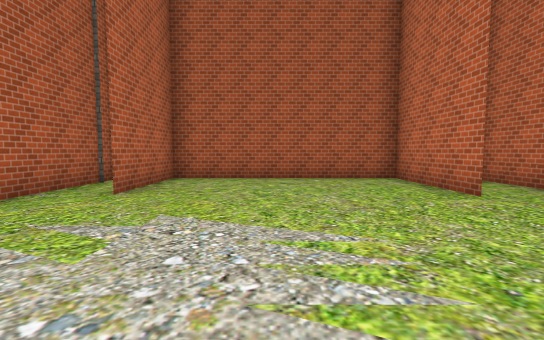
View 1 (above)

16 first-person views from a walk through a Unity game level. The camera is 1.5 m above the floor, tilts 4° down and sees 90° across. The floor is counted in squares, 2 m on a side. Each view is taken from the middle of a square. On the plan, view 1 faces up. The plan holds only what a view shows up to about 10 squares ahead; the rest is blank. The place goes on beyond the plan. Some surface patterns are stand-ins.

View 2
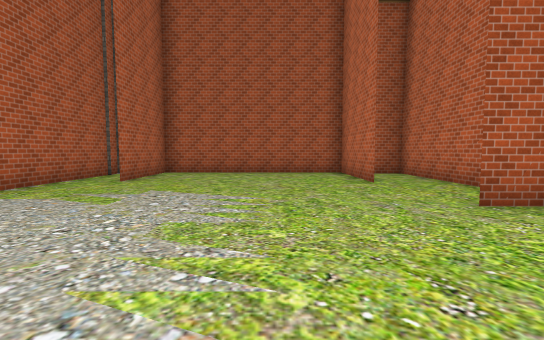

View 3
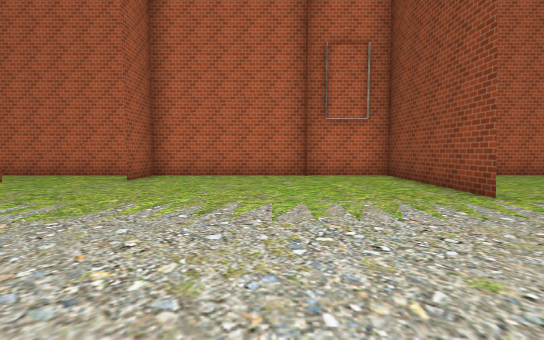

View 4
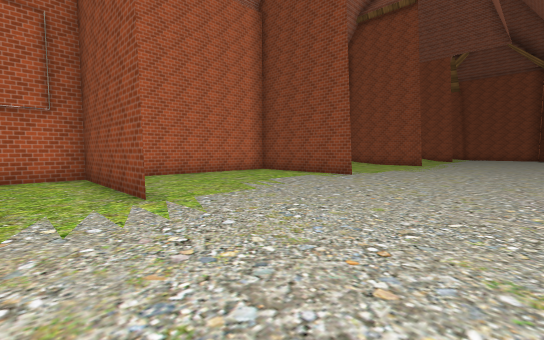

View 5
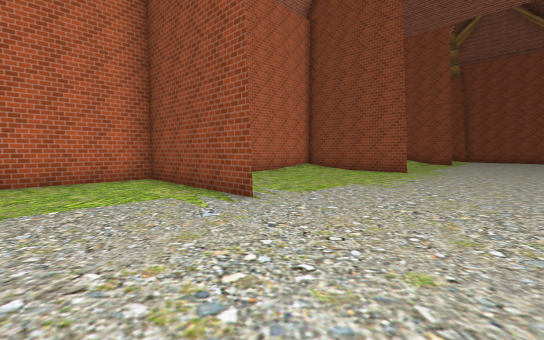

View 6
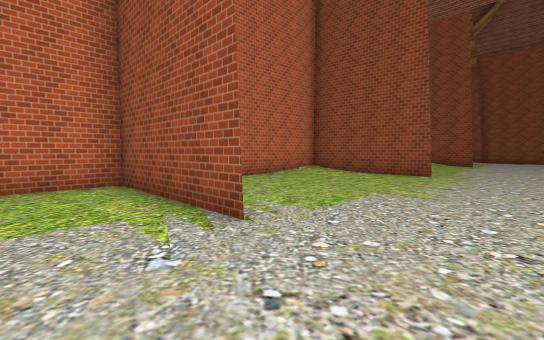

View 7
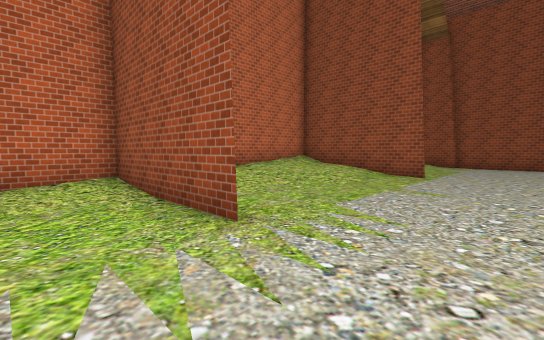

View 8
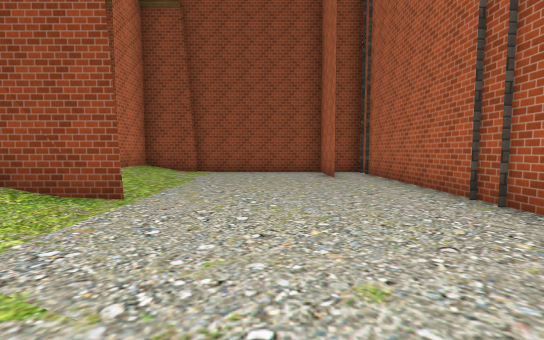

View 9
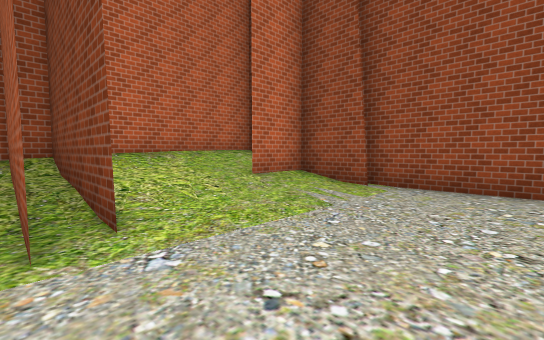

View 10
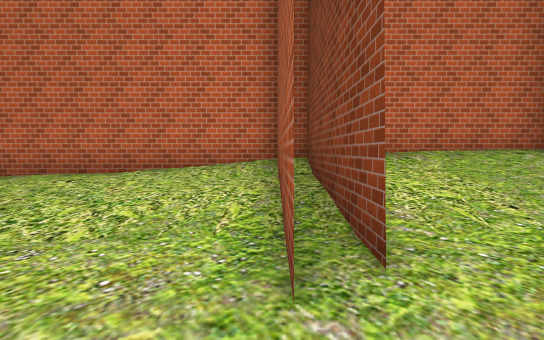

View 11
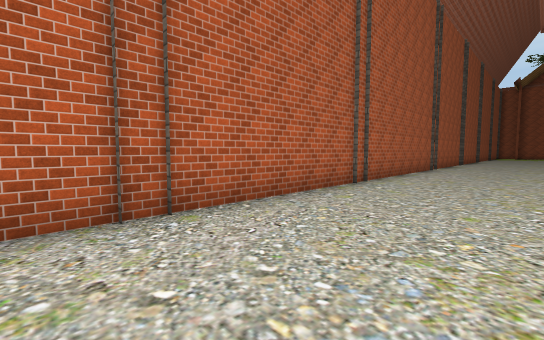

View 12
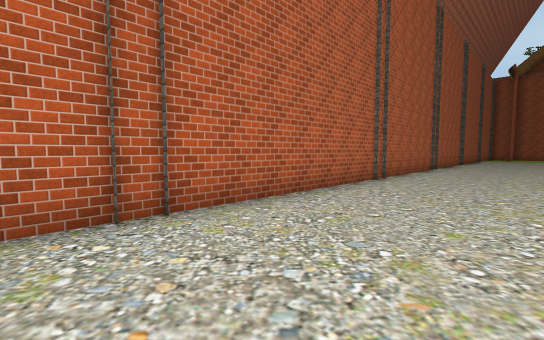

View 13
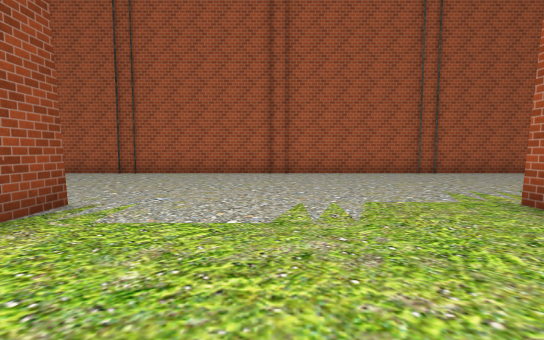

View 14
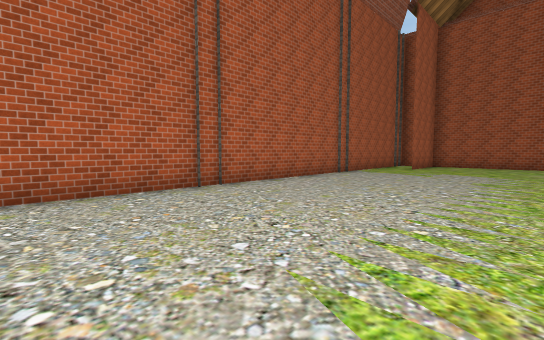

View 15
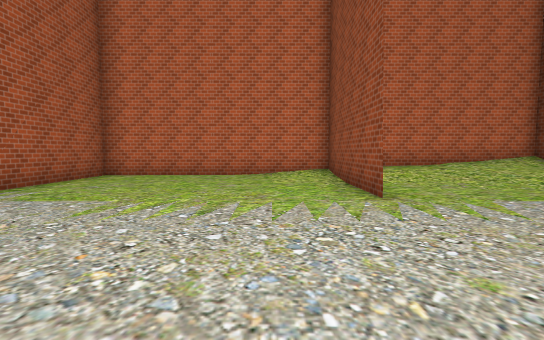

View 16
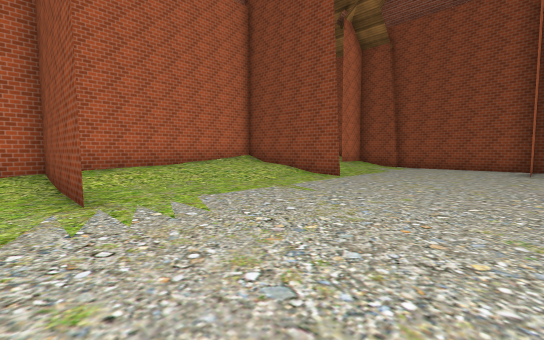

### Floor plan
Key: @ floor where view 1 was taken; # wall or solid block; . main floor; : floor 0.25 m higher than the main floor; + floor 0.5 m higher than the main floor; / step, stairs or slope.
Columns run from 4 left of view 1 to 6 right of it. Each row starts with its distance up from view 1.
  8  #######
  7  #.....####
  6 ##.....#..#
  5 ##.....#..#
  4 #.........#
  3 #.........#
  2 #.......###
  1 #.........#
  0 #...@.....#
 -1 #.........#
 -2 #.........#
 -3 #.........#
 -4 #.........#
 -5 #.........#
 -6 #.....#####
 -7 #.........#
 -8 #.........#
 -9 #.........#
-10 #.........#
-11 #.........#
-12 #.....#####
-13 #.........#
-14 #.........#
-15 #.........#
-16 #.........#
-17 #......../#
-18 #......../#
-19 #.....#####
-20 #.......//#
-21 #......./+#
-22 #......//+#
-23 #......///#
-24 #......///#
-25 #.....#####
-26 #.....////#
-27 #.....////#
-28 #.....////#
-29 ##....:#//#
-30 ##.....#//#
-31 ###########

Positions as (right, up) in squares from view 1, and headings:
1: (0, 0), facing up
2: (1, -2), facing up
3: (-3, -2), facing right
4: (-3, -4), facing down-right
5: (-2, -9), facing down-right
6: (-1, -10), facing down-right
7: (-1, -17), facing down-right
8: (-1, -21), facing down
9: (-1, -25), facing down-right
10: (0, -25), facing right
11: (-1, -26), facing up-left
12: (-1, -21), facing up-left
13: (5, -9), facing left
14: (1, -7), facing up-left
15: (-3, -17), facing right
16: (-3, -18), facing down-right
